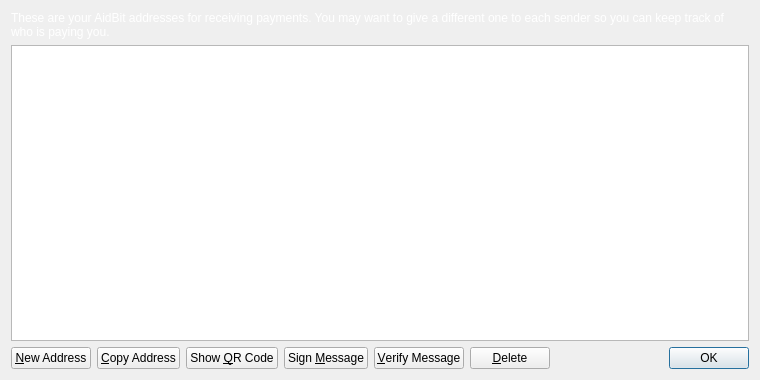
<?xml version="1.0" encoding="UTF-8"?>
<ui version="4.0">
 <class>AddressBookPage</class>
 <widget class="QWidget" name="AddressBookPage">
  <property name="geometry">
   <rect>
    <x>0</x>
    <y>0</y>
    <width>760</width>
    <height>380</height>
   </rect>
  </property>
  <property name="windowTitle">
   <string>Address Book</string>
  </property>
  <layout class="QVBoxLayout" name="verticalLayout">
   <item>
    <widget class="QLabel" name="labelExplanation">
     <property name="styleSheet">
      <string notr="true">color:rgb(255, 255, 255)</string>
     </property>
     <property name="text">
      <string>These are your AidBit addresses for receiving payments. You may want to give a different one to each sender so you can keep track of who is paying you.</string>
     </property>
     <property name="textFormat">
      <enum>Qt::PlainText</enum>
     </property>
     <property name="wordWrap">
      <bool>true</bool>
     </property>
    </widget>
   </item>
   <item>
    <widget class="QTableView" name="tableView">
     <property name="contextMenuPolicy">
      <enum>Qt::CustomContextMenu</enum>
     </property>
     <property name="toolTip">
      <string>Double-click to edit address or label</string>
     </property>
     <property name="styleSheet">
      <string notr="true">alternate-background-color: rgb(206,224,232)</string>
     </property>
     <property name="tabKeyNavigation">
      <bool>false</bool>
     </property>
     <property name="alternatingRowColors">
      <bool>true</bool>
     </property>
     <property name="selectionMode">
      <enum>QAbstractItemView::SingleSelection</enum>
     </property>
     <property name="selectionBehavior">
      <enum>QAbstractItemView::SelectRows</enum>
     </property>
     <property name="sortingEnabled">
      <bool>true</bool>
     </property>
     <attribute name="verticalHeaderVisible">
      <bool>false</bool>
     </attribute>
    </widget>
   </item>
   <item>
    <layout class="QHBoxLayout" name="horizontalLayout">
     <item>
      <widget class="QPushButton" name="newAddressButton">
       <property name="toolTip">
        <string>Create a new address</string>
       </property>
       <property name="text">
        <string>&amp;New Address</string>
       </property>
       <property name="icon">
        <iconset resource="../bitcoin.qrc">
         <normaloff>:/icons/add</normaloff>:/icons/add</iconset>
       </property>
      </widget>
     </item>
     <item>
      <widget class="QPushButton" name="copyToClipboard">
       <property name="toolTip">
        <string>Copy the currently selected address to the system clipboard</string>
       </property>
       <property name="text">
        <string>&amp;Copy Address</string>
       </property>
       <property name="icon">
        <iconset resource="../bitcoin.qrc">
         <normaloff>:/icons/editcopy</normaloff>:/icons/editcopy</iconset>
       </property>
      </widget>
     </item>
     <item>
      <widget class="QPushButton" name="showQRCode">
       <property name="text">
        <string>Show &amp;QR Code</string>
       </property>
       <property name="icon">
        <iconset resource="../bitcoin.qrc">
         <normaloff>:/icons/qrcode</normaloff>:/icons/qrcode</iconset>
       </property>
      </widget>
     </item>
     <item>
      <widget class="QPushButton" name="signMessage">
       <property name="toolTip">
        <string>Sign a message to prove you own a AidBit address</string>
       </property>
       <property name="text">
        <string>Sign &amp;Message</string>
       </property>
       <property name="icon">
        <iconset resource="../bitcoin.qrc">
         <normaloff>:/icons/edit</normaloff>:/icons/edit</iconset>
       </property>
      </widget>
     </item>
     <item>
      <widget class="QPushButton" name="verifyMessage">
       <property name="toolTip">
        <string>Verify a message to ensure it was signed with a specified AidBit address</string>
       </property>
       <property name="text">
        <string>&amp;Verify Message</string>
       </property>
       <property name="icon">
        <iconset resource="../bitcoin.qrc">
         <normaloff>:/icons/transaction_0</normaloff>:/icons/transaction_0</iconset>
       </property>
      </widget>
     </item>
     <item>
      <widget class="QPushButton" name="deleteButton">
       <property name="toolTip">
        <string>Delete the currently selected address from the list</string>
       </property>
       <property name="text">
        <string>&amp;Delete</string>
       </property>
       <property name="icon">
        <iconset resource="../bitcoin.qrc">
         <normaloff>:/icons/remove</normaloff>:/icons/remove</iconset>
       </property>
      </widget>
     </item>
     <item>
      <spacer name="horizontalSpacer">
       <property name="orientation">
        <enum>Qt::Horizontal</enum>
       </property>
       <property name="sizeHint" stdset="0">
        <size>
         <width>40</width>
         <height>20</height>
        </size>
       </property>
      </spacer>
     </item>
     <item>
      <widget class="QDialogButtonBox" name="buttonBox">
       <property name="sizePolicy">
        <sizepolicy hsizetype="Maximum" vsizetype="Fixed">
         <horstretch>0</horstretch>
         <verstretch>0</verstretch>
        </sizepolicy>
       </property>
       <property name="standardButtons">
        <set>QDialogButtonBox::Ok</set>
       </property>
      </widget>
     </item>
    </layout>
   </item>
  </layout>
 </widget>
 <resources>
  <include location="../bitcoin.qrc"/>
 </resources>
 <connections/>
</ui>
